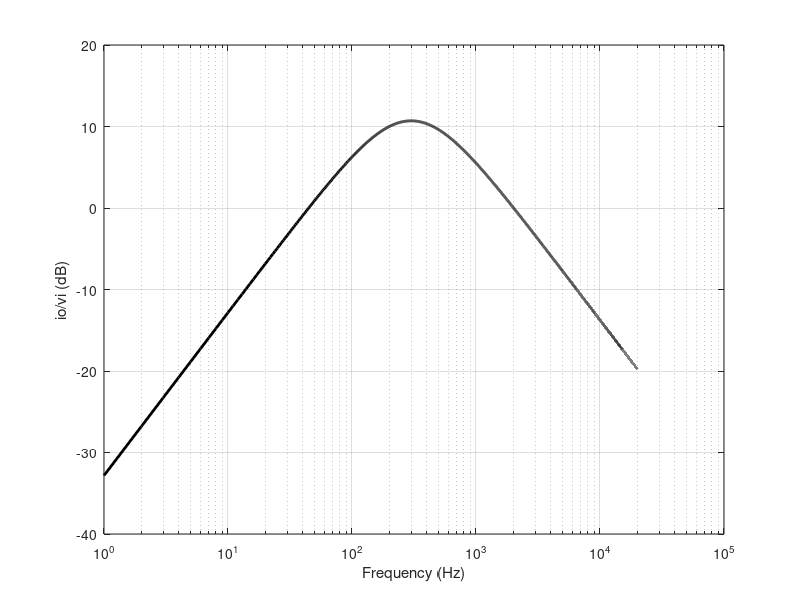

Recreate this plot in MATLAB.
%TF Plotter
%Written by: Joshua P. Morgan
%11/2014
close all
j = sqrt(-1);

%Set up freq ranges
freq_min = 1
freq_max = 20000

%Set up freq and s vectors
f = [freq_min:1:freq_max];
s = f * 2 * pi * j;

W01 = 1884.965;
A1 = 3.426414;
BW1 = 3769.904;
%Define transfer function
H = (A1 * s * BW1)./(W01^2 + s * BW1 + s.^2);

%Plot TF
figure(1);
semilogx(f, 20*log10(abs(H)),'k-', 'LineWidth', 2);
xlabel('Frequency (Hz)')
ylabel('io/vi (dB)')
grid